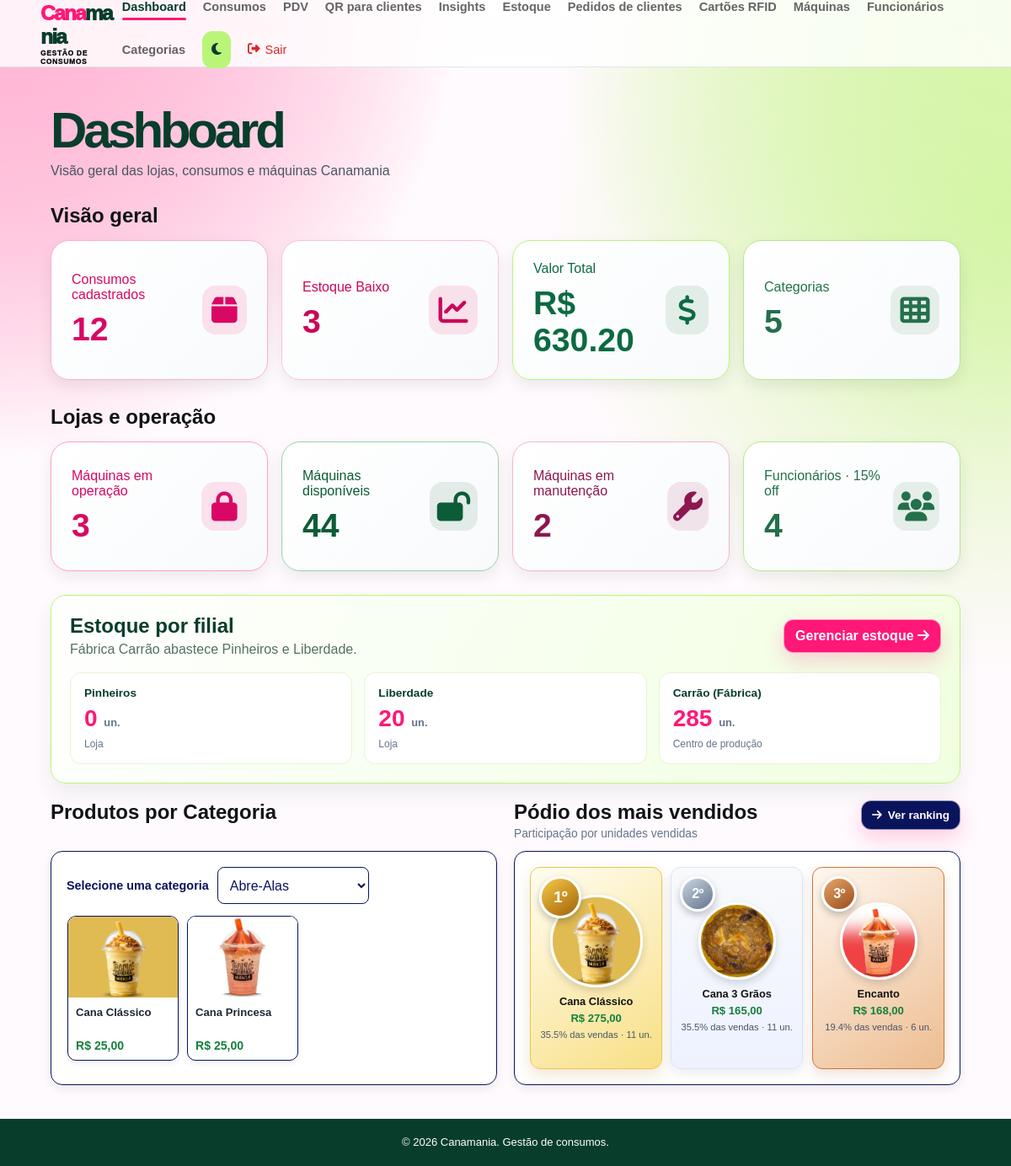
/ (signed in), run on the app's committed database.
### app/models/produtos.py (models this page shows, shortened)
class Produto(Base):
    __tablename__ = "produtos"
    id = Column(Integer, primary_key=True, index=True)
    nome = Column(String(200), unique=True, index=True)
    preco = Column(Float)
    estoque_atual = Column(Integer, nullable=False, default=0)
    possui_variacoes_tamanho = Column(Boolean, nullable=False, default=False, server_default="false")
    ativo = Column(Boolean, default=True)
    imagem_path = Column(String(255), nullable=True)
    categoria_id = Column(Integer, ForeignKey("categorias.id", ondelete="SET NULL"), nullable=True)
    categoria = relationship("Categoria", back_populates="produtos")
    estoques_tamanho = relationship(
        "EstoqueTamanho", back_populates="produto", cascade="all, delete-orphan"
    )
    estoques_variacoes = relationship(
        "EstoqueVariacao", back_populates="produto", cascade="all, delete-orphan"
    )

### app/models/venda.py (models this page shows, shortened)
class ItemVenda(Base):
    __tablename__ = "itens_venda"
    id         = Column(Integer, primary_key=True, index=True)
    venda_id   = Column(
        Integer,
        ForeignKey("vendas.id", ondelete="CASCADE"),
        nullable=False
    )
    produto_id = Column(
        Integer,
        ForeignKey("produtos.id", ondelete="SET NULL"),
        nullable=True
    )
    produto_nome   = Column(String(150), nullable=False)
    tamanho        = Column(String(10), nullable=True)
    cor            = Column(String(50), nullable=True)
    quantidade     = Column(Integer, nullable=False)
    preco_unitario = Column(Float, nullable=False)   # preço no momento da venda
    venda   = relationship("Venda", back_populates="itens")
    produto = relationship("Produto", backref="itens_venda")

### app/main.py (the view)
@app.get("/")
def home(
    request: Request,
    usuario=Depends(get_usuario_opcional),
    db: Session = Depends(get_db)
):
    if usuario is None:
        return RedirectResponse(url="/acesso/", status_code=303)
    produtos_ativos = (
        db.query(Produto)
        .options(
            selectinload(Produto.categoria),
            selectinload(Produto.estoques_variacoes).selectinload(EstoqueVariacao.tamanho),
        )
        .filter(Produto.ativo == True)
        .all()
    )
    from app.controllers.estoque_controller import garantir_estoque_filiais
    garantir_estoque_filiais(db)
    saldos_filiais = (
        db.query(EstoqueFilial)
        .join(Produto, EstoqueFilial.produto_id == Produto.id)
        .join(Categoria, Produto.categoria_id == Categoria.id, isouter=True)
        .filter(
            Produto.ativo == True,
            (Categoria.nome.is_(None)) | (~func.lower(Categoria.nome).in_(CATEGORIAS_CONSUMO)),
        )
        .all()
    )
    estoque_por_filial = {filial: sum(s.quantidade for s in saldos_filiais if s.filial == filial) for filial in FILIAIS}
    alertas_filiais = [s for s in saldos_filiais if 0 < s.quantidade <= LIMITE_ESTOQUE_BAIXO]
    total_produtos = len(produtos_ativos)
    estoque_baixo = (
        db.query(Produto)
        .filter(Produto.ativo == True, condicao_estoque_baixo())
        .count()
    )
    valor_total = (
        db.query(func.coalesce(func.sum(Venda.total_liquido), 0.0))
        .scalar()
    )
    contagem_cat = {}
    produtos_por_categoria = {}
    for p in produtos_ativos:
        if p.categoria and hasattr(p.categoria, 'nome'):
            name_cat = p.categoria.nome
        elif isinstance(p.categoria, str) and p.categoria.strip():
            name_cat = p.categoria
        else:
            name_cat = "Gerais"
        contagem_cat[name_cat] = contagem_cat.get(name_cat, 0) + 1
        produtos_por_categoria.setdefault(name_cat, []).append(p)
    produtos_por_categoria = {
        categoria: sorted(produtos, key=lambda produto: produto.nome.lower())
        for categoria, produtos in sorted(produtos_por_categoria.items(), key=lambda item: item[0].lower())
    }
    total_categorias = len(contagem_cat)
    ranking_dashboard = {}
    for item in db.query(ItemVenda).options(joinedload(ItemVenda.produto)).all():
        chave = item.produto_id or f"nome:{item.produto_nome}"
        produto = item.produto
        dados = ranking_dashboard.setdefault(chave, {
            "id": item.produto_id,
            "nome": item.produto_nome or (produto.nome if produto else "Produto removido"),
            "imagem_url": produto.imagem_url if produto else "/static/img/produto_padrao.png",
            "vendas": 0,
            "receita": 0.0,
        })
        quantidade = int(item.quantidade or 0)
        dados["vendas"] += quantidade
        dados["receita"] += quantidade * float(item.preco_unitario or 0)
    total_unidades_vendidas = sum(produto["vendas"] for produto in ranking_dashboard.values())
    mais_vendidos_dashboard = sorted(
        ranking_dashboard.values(), key=lambda produto: (-produto["vendas"], -produto["receita"], produto["nome"])
    )[:3]
    for produto in mais_vendidos_dashboard:
        produto["porcentagem"] = round((produto["vendas"] / total_unidades_vendidas) * 100, 1) if total_unidades_vendidas else 0.0
    garantir_armarios_iniciais(db)
    ocupados = db.query(Armario).filter(Armario.status == "ocupado").count()
    disponiveis = db.query(Armario).filter(Armario.status == "disponivel").count()
    manutencao = db.query(Armario).filter(Armario.status == "manutencao").count()
    total_associados = db.query(Usuario).filter(Usuario.ativo == True, Usuario.role == "funcionario").count()
    return templates.TemplateResponse(
        name="dashboard.html",
        request=request,
        context={
            "request": request,
            "usuario": usuario,
            "total_produtos": total_produtos,
            "estoque_baixo": estoque_baixo,
            "valor_total": valor_total,
            "total_categorias": total_categorias,
            "produtos_por_categoria": produtos_por_categoria,
            "mais_vendidos_dashboard": mais_vendidos_dashboard,
            "lista_armarios": db.query(Armario).order_by(Armario.id).all(),
            "armarios_ocupados": ocupados,
            "armarios_disponiveis": disponiveis,
            "armarios_manutencao": manutencao,
            "total_associados": total_associados
            ,"filiais": FILIAIS
            ,"estoque_por_filial": estoque_por_filial
            ,"alertas_filiais": alertas_filiais
        }
    )

### app/templates/dashboard.html (shortened to what this page needs)
<!DOCTYPE html>
<html lang="pt-br">
<head>
    <link rel="stylesheet" href="/static/css/dashboard.css?v=maquinas-status-6">
    <link rel="stylesheet" href="/static/css/welcome_toast.css?v=1">
    <link rel="stylesheet" href="https://cdnjs.cloudflare.com/ajax/libs/font-awesome/6.5.2/css/all.min.css">
</head>
<body>
    {% include "partials/navbar.html" %}
    <div class="dashboard">
        <div class="header">
            <div>
                <h1>Dashboard</h1>
                <p>Visão geral das lojas, consumos e máquinas Canamania</p>
            </div>
        </div>
        <h2>Visão geral</h2>
        <div class="cards">
            <a class="card card-link azul" href="/produtos" aria-label="Ver produtos">
                <div>
                    <span>Consumos cadastrados</span>
                    <h3 id="total-produtos">{{ total_produtos | default(0) }}</h3>
                </div>
                <i class="fa-solid fa-box"></i>
            </a>
            <a class="card card-link vermelho" href="/produtos/?estoque_baixo=true" aria-label="Ver produtos com estoque baixo">
                <div>
                    <span>Estoque Baixo</span>
                    <h3 id="estoque-baixo">{{ estoque_baixo | default(0) }}</h3>
                </div>
                <i class="fa-solid fa-chart-line"></i>
            </a>
            <a class="card card-link verde" href="/pdv/historico" aria-label="Ver histórico de vendas">
                <div>
                    <span>Valor Total</span>
                    <h3 id="valor-total">R$ {{ "%.2f"|format(valor_total | default(0.0)) }}</h3>
                </div>
                <i class="fa-solid fa-dollar-sign"></i>
            </a>
            <a class="card card-link roxo" href="/categorias" aria-label="Ver categorias">
                <div>
                    <span>Categorias</span>
                    <h3 id="total-categorias">{{ total_categorias | default(0) }}</h3>
                </div>
                <i class="fa-solid fa-table-cells"></i>
            </a>
        </div>
        <h2>Lojas e operação</h2>
        <div class="cards">
            <a class="card card-link maquinas-ocupadas" href="/maquinas" aria-label="Ver máquinas em operação">
                <div>
                    <span>Máquinas em operação</span>
                    <h3 id="armarios-ocupados">{{ armarios_ocupados | default(0) }}</h3>
                </div>
                <i class="fa-solid fa-lock"></i>
            </a>
            <a class="card card-link maquinas-disponiveis" href="/maquinas" aria-label="Ver máquinas disponíveis">
                <div>
                    <span>Máquinas disponíveis</span>
                    <h3 id="armarios-disponiveis">{{ armarios_disponiveis | default(0) }}</h3>
                </div>
                <i class="fa-solid fa-lock-open"></i>
            </a>
            <a class="card card-link maquinas-manutencao" href="/maquinas" aria-label="Ver máquinas em manutenção">
                <div>
                    <span>Máquinas em manutenção</span>
                    <h3 id="armarios-manutencao">{{ armarios_manutencao | default(0) }}</h3>
                </div>
                <i class="fa-solid fa-wrench"></i>
            </a>
            <a class="card card-link roxo" href="/usuarios" aria-label="Ver funcionários">
                <div>
                    <span>Funcionários · 15% off</span>
                    <h3 id="total-associados">{{ total_associados | default(0) }}</h3>
                </div>
                <i class="fa-solid fa-users"></i>
            </a>
        </div>
        <section class="filiais-dashboard">
            <div class="filiais-heading"><div><h2>Estoque por filial</h2><p>Fábrica Carrão abastece Pinheiros e Liberdade.</p></div><a href="/estoque/">Gerenciar estoque <i class="fa-solid fa-arrow-right"></i></a></div>
            <div class="filiais-grid">{% for filial in filiais %}<article><span>{{ filial }}</span><strong>{{ estoque_por_filial[filial] }} <small>un.</small></strong><em>{% if filial == 'Carrão (Fábrica)' %}Centro de produção{% else %}Loja{% endif %}</em></article>{% endfor %}</div>
        </section>
        <div class="bottom">
            <section class="produtos-categoria-area" aria-labelledby="titulo-produtos-categoria">
                <h2 id="titulo-produtos-categoria">Produtos por Categoria</h2>
                <div class="panel produtos-categoria-panel">
                    <div id="lista-categorias">
                        {% if produtos_por_categoria %}
                            <div class="seletor-categoria">
                                <label for="categoria-produtos">Selecione uma categoria</label>
                                <select id="categoria-produtos" name="categoria-produtos">
                                    {% for categoria in produtos_por_categoria %}
                                        <option value="categoria-{{ loop.index }}">{{ categoria }}</option>
                                    {% endfor %}
                                </select>
                            </div>
                            {% for categoria, produtos in produtos_por_categoria.items() %}
                                <section id="categoria-{{ loop.index }}" class="vitrine-categoria"{% if not loop.first %} hidden{% endif %} aria-label="Produtos da categoria {{ categoria }}">
                                    <div class="vitrine-produtos" aria-label="Produtos da categoria {{ categoria }}">
                                        {% for produto in produtos %}
                                            <a class="produto-vitrine" href="/produtos/{{ produto.id }}" aria-label="Ver {{ produto.nome }}">
                                                <img src="{{ produto.imagem_url }}" alt="{{ produto.nome }}" loading="lazy">
                                                <span class="produto-vitrine-nome">{{ produto.nome }}</span>
                                                <strong class="produto-vitrine-preco">R$ {{ '%.2f'|format(produto.preco_exibicao)|replace('.', ',') }}</strong>
                                            </a>
                                        {% endfor %}
                                    </div>
                                </section>
                            {% endfor %}
                        {% else %}
                            <div class="estado-vazio-categoria">Nenhum produto cadastrado.</div>
                        {% endif %}
                    </div>
                </div>
            </section>
            <section class="mais-vendidos-area" aria-labelledby="titulo-mais-vendidos-dashboard">
                <div class="mais-vendidos-titulo">
                    <div>
                        <h2 id="titulo-mais-vendidos-dashboard">Pódio dos mais vendidos</h2>
                        <p>Participação por unidades vendidas</p>
                    </div>
                    <a class="btn-ver-ranking" href="/mais_vendidos"><i class="fa-solid fa-arrow-right" aria-hidden="true"></i> Ver ranking</a>
                </div>
                <div class="panel podium-panel">
                    {% if mais_vendidos_dashboard %}
                    <ol class="podium-lista">
                        {% for produto in mais_vendidos_dashboard %}
                        <li class="podium-item podium-{{ loop.index }}">
                            <span class="podium-posicao" aria-label="{{ loop.index }}º lugar">{{ loop.index }}º</span>
                            {% if produto.id %}<a href="/produtos/{{ produto.id }}" class="podium-imagem-link" aria-label="Ver {{ produto.nome }}">{% endif %}
                                <img src="{{ produto.imagem_url }}" alt="{{ produto.nome }}" class="podium-imagem" loading="lazy" onerror="this.onerror=null; this.src='/static/img/produto_padrao.png';">
                            {% if produto.id %}</a>{% endif %}
                            <div class="podium-info">
                                <strong>{{ produto.nome }}</strong>
                                <span class="podium-receita">R$ {{ "{:,.2f}".format(produto.receita).replace(",", "X").replace(".", ",").replace("X", ".") }}</span>
                                <span class="podium-percentual">{{ produto.porcentagem }}% das vendas · {{ produto.vendas }} un.</span>
                            </div>
                        </li>
                        {% endfor %}
                    </ol>
                    {% else %}
                    <div class="podium-vazio"><i class="fa-solid fa-trophy" aria-hidden="true"></i><p>O pódio aparecerá após as primeiras vendas.</p></div>
                    {% endif %}
                </div>
            </section>
        </div>
    </div>
    <footer class="main-footer"><p>&copy; 2026 Canamania. Gestão de consumos.</p></footer>
</body>
</html>

### data on the page
Produto: imagem_url (picture), nome "Cana Clássico", possui_variacoes_tamanho+preco "25,00"
Produto: imagem_url (picture), nome "Cana Princesa", possui_variacoes_tamanho+preco "25,00"
ItemVenda: shows a picture, nome "Cana Clássico", receita "275,00", porcentagem "35.5", vendas "11"
ItemVenda: shows a picture, nome "Cana 3 Grãos", receita "165,00", porcentagem "35.5", vendas "11"
ItemVenda: shows a picture, nome "Encanto", receita "168,00", porcentagem "19.4", vendas "6"

### other printed values
{{ total_produtos | default(0) }} "12"
{{ estoque_baixo | default(0) }} "3"
{{ "%.2f"|format(valor_total | default(0.0)) }} "630.20"
{{ total_categorias | default(0) }} "5"
{{ armarios_ocupados | default(0) }} "3"
{{ armarios_disponiveis | default(0) }} "44"
{{ armarios_manutencao | default(0) }} "2"
{{ total_associados | default(0) }} "4"
{{ filial }} "Pinheiros" "Liberdade" "Carrão (Fábrica)"
{{ estoque_por_filial[filial] }} "0" "20" "285"
form field categoria-produtos "Abre-Alas"
